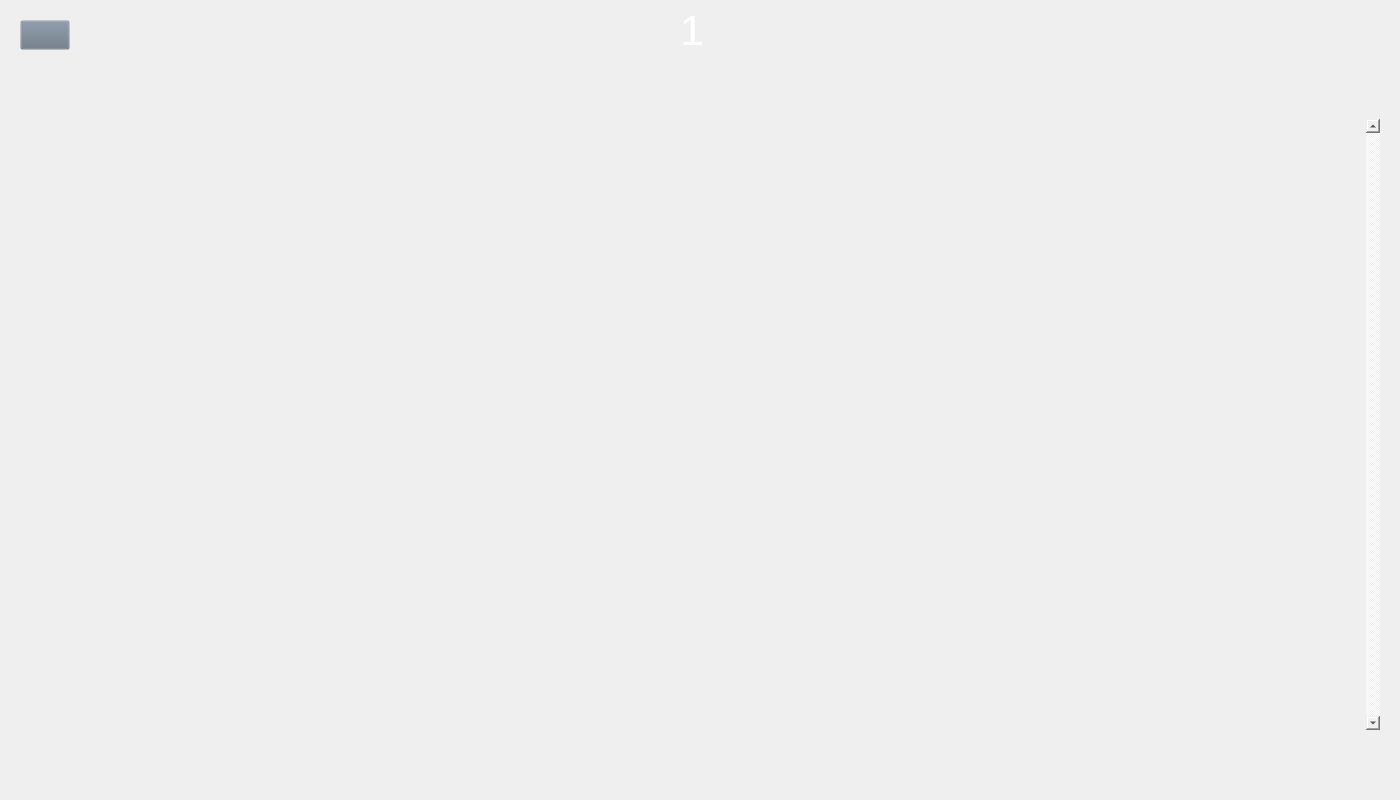
<?xml version="1.0" encoding="UTF-8"?>
<ui version="4.0">
 <class>Form</class>
 <widget class="QWidget" name="Form">
  <property name="geometry">
   <rect>
    <x>0</x>
    <y>0</y>
    <width>1400</width>
    <height>800</height>
   </rect>
  </property>
  <property name="windowTitle">
   <string>Form</string>
  </property>
  <property name="whatsThis">
   <string>&lt;html&gt;&lt;head/&gt;&lt;body&gt;&lt;p&gt;QPushButton#back{&lt;/p&gt;&lt;p&gt;	background-color: rgba(105, 118, 132, 0);&lt;/p&gt;&lt;p&gt;}&lt;/p&gt;&lt;p&gt;QPushButton#back:pressed{&lt;/p&gt;&lt;p&gt;	padding-left: 2px;&lt;/p&gt;&lt;p&gt;	padding-top: 2px;&lt;/p&gt;&lt;p&gt;}&lt;/p&gt;&lt;/body&gt;&lt;/html&gt;</string>
  </property>
  <property name="styleSheet">
   <string notr="true">QPushButton#back{
	background-color: rgba(105, 118, 132, 0);
}
QPushButton#back:pressed{
	padding-left: 2px;
	padding-top: 2px;
}
QSceollArea{
	background-color: rgba(105, 118, 132, 0);
}

QScrollBar
{
background : rgba(0, 0, 0, 0);
}</string>
  </property>
  <widget class="QLabel" name="exNumber">
   <property name="geometry">
    <rect>
     <x>680</x>
     <y>10</y>
     <width>81</width>
     <height>41</height>
    </rect>
   </property>
   <property name="font">
    <font>
     <pointsize>32</pointsize>
    </font>
   </property>
   <property name="styleSheet">
    <string notr="true">color:rgb(255,255,255)</string>
   </property>
   <property name="text">
    <string>1</string>
   </property>
  </widget>
  <widget class="QPushButton" name="back">
   <property name="geometry">
    <rect>
     <x>20</x>
     <y>20</y>
     <width>50</width>
     <height>30</height>
    </rect>
   </property>
   <property name="text">
    <string/>
   </property>
   <property name="icon">
    <iconset>
     <normaloff>../Images/right-arrows.png</normaloff>../Images/right-arrows.png</iconset>
   </property>
   <property name="iconSize">
    <size>
     <width>30</width>
     <height>30</height>
    </size>
   </property>
  </widget>
  <widget class="QScrollArea" name="scrollArea">
   <property name="geometry">
    <rect>
     <x>19</x>
     <y>119</y>
     <width>1361</width>
     <height>611</height>
    </rect>
   </property>
   <property name="styleSheet">
    <string notr="true">background-color:rgba(0, 0, 0, 0 );
color:rgba(0, 0, 0, 0);
border: 0px;</string>
   </property>
   <property name="lineWidth">
    <number>0</number>
   </property>
   <property name="verticalScrollBarPolicy">
    <enum>Qt::ScrollBarAlwaysOn</enum>
   </property>
   <property name="widgetResizable">
    <bool>true</bool>
   </property>
   <widget class="QWidget" name="scrollAreaWidgetContents">
    <property name="geometry">
     <rect>
      <x>0</x>
      <y>0</y>
      <width>1344</width>
      <height>611</height>
     </rect>
    </property>
    <layout class="QVBoxLayout" name="verticalLayout">
     <property name="spacing">
      <number>0</number>
     </property>
     <property name="leftMargin">
      <number>0</number>
     </property>
     <property name="topMargin">
      <number>0</number>
     </property>
     <property name="rightMargin">
      <number>0</number>
     </property>
     <property name="bottomMargin">
      <number>0</number>
     </property>
     <item>
      <widget class="QLabel" name="label">
       <property name="text">
        <string/>
       </property>
       <property name="scaledContents">
        <bool>false</bool>
       </property>
       <property name="alignment">
        <set>Qt::AlignHCenter|Qt::AlignTop</set>
       </property>
      </widget>
     </item>
    </layout>
   </widget>
  </widget>
 </widget>
 <resources/>
 <connections/>
</ui>
